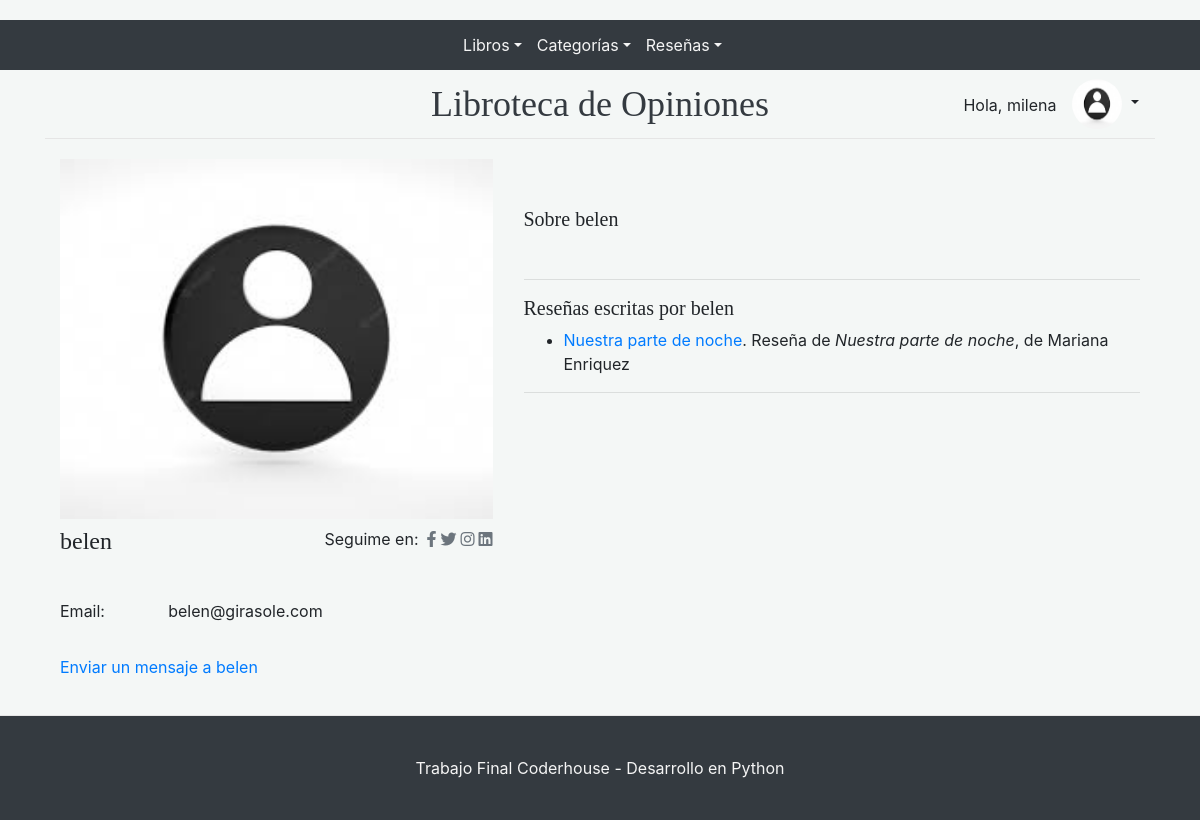
/accounts/profile/2 (signed in), run on an earlier commit of the app's database.
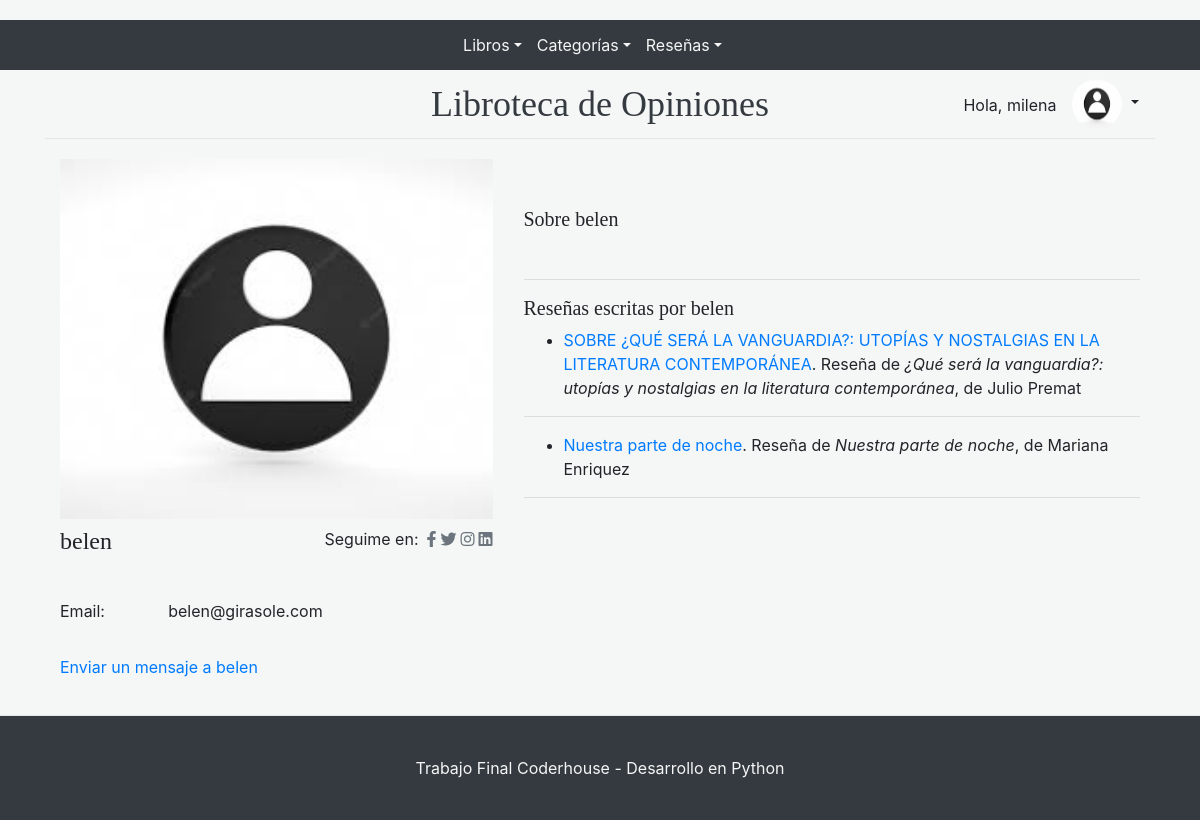
And on a later commit of the database.
### accounts/models.py (models this page shows, shortened)
class Perfil(models.Model):
    user = models.OneToOneField(User, on_delete=models.CASCADE)
    imagen = models.ImageField(default="default.jpg", upload_to="imagenesPerfil")
    descripcion = RichTextField(max_length=500, blank=True)
    pagina_web=models.URLField()

### Blog/models.py (models this page shows, shortened)
class Post(models.Model):
    titulo = models.CharField(max_length=250)
    subtitulo=models.CharField(max_length=250)
    autor=models.ForeignKey(User, on_delete=models.CASCADE)
    categoria=models.ForeignKey(Categoria, on_delete=models.SET_NULL, null=True, blank=True)
    libro=models.ForeignKey(Libro, on_delete=models.CASCADE, null=True)
    imagen=models.ImageField(null=True, blank=True, upload_to="imagenesBlog")
    cuerpo=RichTextField()
    fecha_publicacion=models.DateTimeField(auto_now_add=True)
    likes=models.ManyToManyField(User, related_name='likes')
    class Meta:
        ordering = ["-fecha_publicacion"]

### Libros/models.py (models this page shows, shortened)
class Libro(models.Model):
    titulo= models.CharField(max_length=100)
    isbn= models.CharField(max_length=30)
    fecha_publicacion = models.DateField()
    editorial = models.ForeignKey(Editorial,on_delete=models.CASCADE)
    autor = models.ForeignKey(Autor,on_delete=models.CASCADE)
    imagen=models.ImageField(upload_to="imagenesLibros", null=True, blank=True)
    class Meta:
        ordering = ["titulo"]

class Autor(models.Model):
    nombre= models.CharField(max_length=30)
    apellido= models.CharField(max_length=30)
    class Meta:
        ordering = ["apellido"]

### accounts/views.py (the view)
# urls.py: path('profile/<int:pk>',views.profile,name="profile"),
def profile(request, pk):
    usuario=User.objects.filter(pk=pk)
    if len(usuario)!=0:
        usuario=usuario[0]
        posts=Post.objects.filter(autor=usuario)
        return render(request, "accounts/profile.html", {"usuario":usuario, "posts":posts})
    else:
        return render(request, "Blog/inicio.html", {"mensaje":"No hay usuarios con esos datos"})

### accounts/templates/accounts/profile.html (shortened to what this page needs)
{% extends "Blog/padre_simple.html" %}
{% load static %}
{% block cuerpodelapagina %}
<link rel="stylesheet" href="https://cdnjs.cloudflare.com/ajax/libs/font-awesome/5.12.1/css/all.min.css"
 />
<div class="container">
    <div class="row">
        <div class="col-lg-5 col-md-6">
            <div class="mb-2">
                <img class="w-100" src="{{ usuario.perfil.imagen.url }}" alt="">
            </div>
            <div class="mb-2 d-flex">
                {% if usuario.first_name and usuario.last_name %}
                <h4 class="font-weight-normal">{{ usuario.first_name }} {{ usuario.last_name }}</h4>
                {% else %}
                <h4 class="font-weight-normal">{{ usuario.username}}</h4>
                {% endif %}
                <div class="social d-flex ml-auto">
                    <p class="pr-2 font-weight-normal">Seguime en:</p>
                    <a href="#" class="text-muted mr-1">
                        <i class="fab fa-facebook-f"></i>
                    </a>
                    <a href="#" class="text-muted mr-1">
                        <i class="fab fa-twitter"></i>
                    </a>
                    <a href="#" class="text-muted mr-1">
                        <i class="fab fa-instagram"></i>
                    </a>
                    <a href="#" class="text-muted">
                        <i class="fab fa-linkedin"></i>
                    </a>
                </div>
            </div>
            <div class="mb-2">
                <ul class="list-unstyled">
                    <br>
                    <li class="media">
                        <span class="w-25 text-black font-weight-normal">Email: </span>
                        <label class="media-body">{{ usuario.email }}</label>
                    </li>
                    <br>
                    {% if not request.user == usuario %}
                    <li class="media">
                        <a href="{% url 'messagesUsu' usuario.username %}"> Enviar un mensaje a {{ usuario.username }}
                        </a>
                    </li>
                    {% endif %}
                </ul>
            </div>
        </div>
        <div class="col-lg-7 col-md-6 pl-xl-3">
            <br><br>
            <h5 class="font-weight-normal">Sobre {{ usuario.username }}</h5>
            <br>
            <hr>
            {% if posts %}
            <h5 class="font-weight-normal">Reseñas escritas por {{ usuario.username }}</h5>
            {% for post in posts %}
            <ul>
                <li><a href="{% url 'PostVista' post.id %}"> {{ post.titulo }}</a>. Reseña de <em>{{ post.libro.titulo }}</em>, de {{ post.libro.autor.nombre }} {{ post.libro.autor.apellido }} </li>
            </ul>
            <hr>
            {% endfor %}
            {% else %}
            <p>{{usuario.username}} todavía no escribió ninguna reseña. </p>
            {% endif %}
        </div>
    </div>
</div>
</div>
{% endblock %}

### Blog/templates/Blog/padre_simple.html (shortened to what this page needs)
<!doctype html>
<html lang="en">
  <head>
    {% load static %}
    <link href="{%static 'Blog/css/styles.css' %}" rel="stylesheet">
    <link href="{%static 'Blog/css/blog.css' %}" rel="stylesheet">
    <link href="{%static 'Blog/css/chat.css' %}" rel="stylesheet">
  </head>
  <body>
    <div class="navbar2 bg-dark">
        <div>
          <ul class="navbar-nav   text-center" style="padding-right:15px;">
            <li class="nav-item dropdown">
              <a class="nav-link dropdown-toggle" style="color:whitesmoke" href="#" data-toggle="dropdown" aria-expanded="false">Libros</a>
            </li>
            </ul>
        </div>
        <div>
          <ul class="navbar-nav  text-center" style="padding-right:15px;">
            <li class="nav-item dropdown">
              <a class="nav-link dropdown-toggle" style="color:whitesmoke" href="#" data-toggle="dropdown" aria-expanded="false">Categorías</a>
            </li>
          </ul>
        </div>
        <div>
          <ul class="navbar-nav  text-center" style="padding-right:15px;">
            <li class="nav-item dropdown">
            <a class="nav-link dropdown-toggle" style="color:whitesmoke" href="#" data-toggle="dropdown" aria-expanded="false">Reseñas</a>
          </li>
        </ul>
        </div>
      </div>
    <div class="container">
      <header class="blog-header py-3">
        <div class="row flex-nowrap justify-content-between align-items-center" style="display:flex;position:relative">
          <div class="col-md-12 text-center" style="flex:1 0 auto;text-align: center;">
            <a class="blog-header-logo text-dark" href="/">Libroteca de Opiniones</a>
          </div>
          <div class="col-4 d-flex justify-content-end align-items-center" style="position:absolute;right:0;">
            {% if not request.user.is_authenticated %}
              <a class="btn btn-sm btn-outline-secondary" href="{% url 'login' %}">Iniciar Sesión</a>
              <a class="btn btn-sm btn-outline-secondary" href="{% url 'signup' %}">Registrarse</a>
            {% else %}
            <p style="margin-top:18px">Hola, {{ user.username }}</p>
                  <div class="nav-link dropdown-toggle">
                    <a href="#" id="imageDropdown" data-toggle="dropdown">
                      <img src="{{ user.perfil.imagen.url }}" width="50" height="50" class="rounded-circle" alt="">
                    </a>
                  </div>
                {% endif %}
          </div>
        </div>
      </header>
      {% block cuerpodelapagina %}
      {% endblock %}
    <footer class="blog-footer bg-dark" style="color:whitesmoke" >
      <p>Trabajo Final Coderhouse - Desarrollo en Python</p>
    </footer>
  </body>
</html>

### Blog/static/Blog/css/blog.css (style rules this page uses)
.navbar2 { height: fit-content; padding: 5px; display: flex; justify-content: center; }
.blog-header { line-height: 1; border-bottom: 1px solid #e5e5e5; margin-bottom: 20px; }
.blog-header-logo { font-family: "Playfair Display", Georgia, "Times New Roman", serif; font-size: 2.25rem; }
h1, h2, h3, h4, h5, h6 { font-family: "Playfair Display", Georgia, "Times New Roman", serif; }
.blog-footer { padding: 2.5rem 0; color: #999; text-align: center; background-color: #f9f9f9; border-top: .05rem solid #e5e5e5; margin-top: auto; }
.blog-footer p:last-child { margin-bottom: 0; }
body { min-height: 100vh; display: flex; flex-direction: column; }

### Blog/static/Blog/css/chat.css (style rules this page uses)
body { background-color: #f4f7f6; margin-top:20px; }

What changed in the data, as far as the page shows it:
added Post: titulo "SOBRE ¿QUÉ SERÁ LA VANGUARDIA?: UTOPÍAS Y NOSTALGIAS EN LA LITERATURA CONTEMPORÁNEA", libro.titulo "¿Qué será la vanguardia?: utopías y nostalgias en la literatura contemporánea", libro.autor.nombre "Julio", libro.autor.apellido "Premat"
